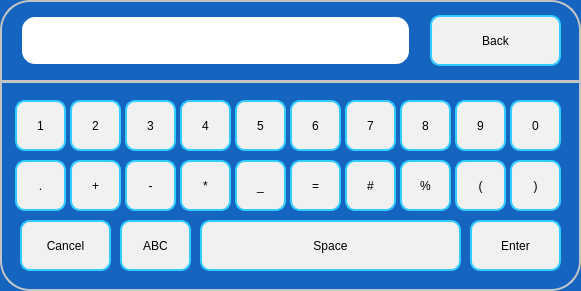
  <widget class="QFrame" name="frNumSpecial">
   <property name="geometry">
    <rect>
     <x>10</x>
     <y>1610</y>
     <width>581</width>
     <height>291</height>
    </rect>
   </property>
   <property name="styleSheet">
    <string notr="true">	 border: 2px solid #C4C4C3;
    border-bottom-color: #C2C7CB; /* same as the pane color */
    border-radius: 30px;
color: rgb(0, 0, 0);
font: 75 16pt &quot;Roboto Medium&quot;;
background-color: rgb(21, 100, 192);</string>
   </property>
   <property name="frameShape">
    <enum>QFrame::StyledPanel</enum>
   </property>
   <property name="frameShadow">
    <enum>QFrame::Raised</enum>
   </property>
   <widget class="QPushButton" name="pbN1SP">
    <property name="geometry">
     <rect>
      <x>15</x>
      <y>100</y>
      <width>51</width>
      <height>51</height>
     </rect>
    </property>
    <property name="focusPolicy">
     <enum>Qt::NoFocus</enum>
    </property>
    <property name="styleSheet">
     <string notr="true">background-color: rgb(241, 241, 241);
border-width: 2px;
border-color:  rgb(51, 204, 255);
border-style: solid;
border-radius: 10;
color: rgb(0, 0, 0);
font: 75 16pt &quot;Roboto Medium&quot;;</string>
    </property>
    <property name="text">
     <string>1</string>
    </property>
   </widget>
   <widget class="QPushButton" name="pbN2SP">
    <property name="geometry">
     <rect>
      <x>70</x>
      <y>100</y>
      <width>51</width>
      <height>51</height>
     </rect>
    </property>
    <property name="focusPolicy">
     <enum>Qt::NoFocus</enum>
    </property>
    <property name="styleSheet">
     <string notr="true">background-color: rgb(241, 241, 241);
border-width: 2px;
border-color:  rgb(51, 204, 255);
border-style: solid;
border-radius: 10;
color: rgb(0, 0, 0);
font: 75 16pt &quot;Roboto Medium&quot;;</string>
    </property>
    <property name="text">
     <string>2</string>
    </property>
   </widget>
   <widget class="QPushButton" name="pbN3SP">
    <property name="geometry">
     <rect>
      <x>125</x>
      <y>100</y>
      <width>51</width>
      <height>51</height>
     </rect>
    </property>
    <property name="focusPolicy">
     <enum>Qt::NoFocus</enum>
    </property>
    <property name="styleSheet">
     <string notr="true">background-color: rgb(241, 241, 241);
border-width: 2px;
border-color:  rgb(51, 204, 255);
border-style: solid;
border-radius: 10;
color: rgb(0, 0, 0);
font: 75 16pt &quot;Roboto Medium&quot;;</string>
    </property>
    <property name="text">
     <string>3</string>
    </property>
   </widget>
   <widget class="QPushButton" name="pbN4SP">
    <property name="geometry">
     <rect>
      <x>180</x>
      <y>100</y>
      <width>51</width>
      <height>51</height>
     </rect>
    </property>
    <property name="focusPolicy">
     <enum>Qt::NoFocus</enum>
    </property>
    <property name="styleSheet">
     <string notr="true">background-color: rgb(241, 241, 241);
border-width: 2px;
border-color:  rgb(51, 204, 255);
border-style: solid;
border-radius: 10;
color: rgb(0, 0, 0);
font: 75 16pt &quot;Roboto Medium&quot;;</string>
    </property>
    <property name="text">
     <string>4</string>
    </property>
   </widget>
   <widget class="QPushButton" name="pbN5SP">
    <property name="geometry">
     <rect>
      <x>235</x>
      <y>100</y>
      <width>51</width>
      <height>51</height>
     </rect>
    </property>
    <property name="focusPolicy">
     <enum>Qt::NoFocus</enum>
    </property>
    <property name="styleSheet">
     <string notr="true">background-color: rgb(241, 241, 241);
border-width: 2px;
border-color:  rgb(51, 204, 255);
border-style: solid;
border-radius: 10;
color: rgb(0, 0, 0);
font: 75 16pt &quot;Roboto Medium&quot;;</string>
    </property>
    <property name="text">
     <string>5</string>
    </property>
   </widget>
   <widget class="QPushButton" name="pbN6SP">
    <property name="geometry">
     <rect>
      <x>290</x>
      <y>100</y>
      <width>51</width>
      <height>51</height>
     </rect>
    </property>
    <property name="focusPolicy">
     <enum>Qt::NoFocus</enum>
    </property>
    <property name="styleSheet">
     <string notr="true">background-color: rgb(241, 241, 241);
border-width: 2px;
border-color:  rgb(51, 204, 255);
border-style: solid;
border-radius: 10;
color: rgb(0, 0, 0);
font: 75 16pt &quot;Roboto Medium&quot;;</string>
    </property>
    <property name="text">
     <string>6</string>
    </property>
   </widget>
   <widget class="QPushButton" name="pbN7SP">
    <property name="geometry">
     <rect>
      <x>345</x>
      <y>100</y>
      <width>51</width>
      <height>51</height>
     </rect>
    </property>
    <property name="focusPolicy">
     <enum>Qt::NoFocus</enum>
    </property>
    <property name="styleSheet">
     <string notr="true">background-color: rgb(241, 241, 241);
border-width: 2px;
border-color:  rgb(51, 204, 255);
border-style: solid;
border-radius: 10;
color: rgb(0, 0, 0);
font: 75 16pt &quot;Roboto Medium&quot;;</string>
    </property>
    <property name="text">
     <string>7</string>
    </property>
   </widget>
   <widget class="QPushButton" name="pbN8SP">
    <property name="geometry">
     <rect>
      <x>400</x>
      <y>100</y>
      <width>51</width>
      <height>51</height>
     </rect>
    </property>
    <property name="focusPolicy">
     <enum>Qt::NoFocus</enum>
    </property>
    <property name="styleSheet">
     <string notr="true">background-color: rgb(241, 241, 241);
border-width: 2px;
border-color:  rgb(51, 204, 255);
border-style: solid;
border-radius: 10;
color: rgb(0, 0, 0);
font: 75 16pt &quot;Roboto Medium&quot;;</string>
    </property>
    <property name="text">
     <string>8</string>
    </property>
   </widget>
   <widget class="QPushButton" name="pbN9SP">
    <property name="geometry">
     <rect>
      <x>455</x>
      <y>100</y>
      <width>51</width>
      <height>51</height>
     </rect>
    </property>
    <property name="focusPolicy">
     <enum>Qt::NoFocus</enum>
    </property>
    <property name="styleSheet">
     <string notr="true">background-color: rgb(241, 241, 241);
border-width: 2px;
border-color:  rgb(51, 204, 255);
border-style: solid;
border-radius: 10;
color: rgb(0, 0, 0);
font: 75 16pt &quot;Roboto Medium&quot;;</string>
    </property>
    <property name="text">
     <string>9</string>
    </property>
   </widget>
   <widget class="QPushButton" name="pbN0SP">
    <property name="geometry">
     <rect>
      <x>510</x>
      <y>100</y>
      <width>51</width>
      <height>51</height>
     </rect>
    </property>
    <property name="focusPolicy">
     <enum>Qt::NoFocus</enum>
    </property>
    <property name="styleSheet">
     <string notr="true">background-color: rgb(241, 241, 241);
border-width: 2px;
border-color:  rgb(51, 204, 255);
border-style: solid;
border-radius: 10;
color: rgb(0, 0, 0);
font: 75 16pt &quot;Roboto Medium&quot;;</string>
    </property>
    <property name="text">
     <string>0</string>
    </property>
   </widget>
   <widget class="QPushButton" name="pbNdotSP">
    <property name="geometry">
     <rect>
      <x>15</x>
      <y>160</y>
      <width>51</width>
      <height>51</height>
     </rect>
    </property>
    <property name="focusPolicy">
     <enum>Qt::NoFocus</enum>
    </property>
    <property name="styleSheet">
     <string notr="true">background-color: rgb(241, 241, 241);
border-width: 2px;
border-color:  rgb(51, 204, 255);
border-style: solid;
border-radius: 10;
color: rgb(0, 0, 0);
font: 75 16pt &quot;Roboto Medium&quot;;</string>
    </property>
    <property name="text">
     <string>.</string>
    </property>
   </widget>
   <widget class="QPushButton" name="pbNplusSP">
    <property name="geometry">
     <rect>
      <x>70</x>
      <y>160</y>
      <width>51</width>
      <height>51</height>
     </rect>
    </property>
    <property name="focusPolicy">
     <enum>Qt::NoFocus</enum>
    </property>
    <property name="styleSheet">
     <string notr="true">background-color: rgb(241, 241, 241);
border-width: 2px;
border-color:  rgb(51, 204, 255);
border-style: solid;
border-radius: 10;
color: rgb(0, 0, 0);
font: 75 16pt &quot;Roboto Medium&quot;;</string>
    </property>
    <property name="text">
     <string>+</string>
    </property>
   </widget>
   <widget class="QPushButton" name="pbNminusSP">
    <property name="geometry">
     <rect>
      <x>125</x>
      <y>160</y>
      <width>51</width>
      <height>51</height>
     </rect>
    </property>
    <property name="focusPolicy">
     <enum>Qt::NoFocus</enum>
    </property>
    <property name="styleSheet">
     <string notr="true">background-color: rgb(241, 241, 241);
border-width: 2px;
border-color:  rgb(51, 204, 255);
border-style: solid;
border-radius: 10;
color: rgb(0, 0, 0);
font: 75 16pt &quot;Roboto Medium&quot;;</string>
    </property>
    <property name="text">
     <string>-</string>
    </property>
   </widget>
   <widget class="QPushButton" name="pbNastricsSP">
    <property name="geometry">
     <rect>
      <x>180</x>
      <y>160</y>
      <width>51</width>
      <height>51</height>
     </rect>
    </property>
    <property name="focusPolicy">
     <enum>Qt::NoFocus</enum>
    </property>
    <property name="styleSheet">
     <string notr="true">background-color: rgb(241, 241, 241);
border-width: 2px;
border-color:  rgb(51, 204, 255);
border-style: solid;
border-radius: 10;
color: rgb(0, 0, 0);
font: 75 16pt &quot;Roboto Medium&quot;;</string>
    </property>
    <property name="text">
     <string>*</string>
    </property>
   </widget>
   <widget class="QPushButton" name="pbNunderSP">
    <property name="geometry">
     <rect>
      <x>235</x>
      <y>160</y>
      <width>51</width>
      <height>51</height>
     </rect>
    </property>
    <property name="focusPolicy">
     <enum>Qt::NoFocus</enum>
    </property>
    <property name="styleSheet">
     <string notr="true">background-color: rgb(241, 241, 241);
border-width: 2px;
border-color:  rgb(51, 204, 255);
border-style: solid;
border-radius: 10;
color: rgb(0, 0, 0);
font: 75 16pt &quot;Roboto Medium&quot;;</string>
    </property>
    <property name="text">
     <string>_</string>
    </property>
   </widget>
   <widget class="QPushButton" name="pbNequalSP">
    <property name="geometry">
     <rect>
      <x>290</x>
      <y>160</y>
      <width>51</width>
      <height>51</height>
     </rect>
    </property>
    <property name="focusPolicy">
     <enum>Qt::NoFocus</enum>
    </property>
    <property name="styleSheet">
     <string notr="true">background-color: rgb(241, 241, 241);
border-width: 2px;
border-color:  rgb(51, 204, 255);
border-style: solid;
border-radius: 10;
color: rgb(0, 0, 0);
font: 75 16pt &quot;Roboto Medium&quot;;</string>
    </property>
    <property name="text">
     <string>=</string>
    </property>
   </widget>
   <widget class="QPushButton" name="pbNhashSP">
    <property name="geometry">
     <rect>
      <x>345</x>
      <y>160</y>
      <width>51</width>
      <height>51</height>
     </rect>
    </property>
    <property name="focusPolicy">
     <enum>Qt::NoFocus</enum>
    </property>
    <property name="styleSheet">
     <string notr="true">background-color: rgb(241, 241, 241);
border-width: 2px;
border-color:  rgb(51, 204, 255);
border-style: solid;
border-radius: 10;
color: rgb(0, 0, 0);
font: 75 16pt &quot;Roboto Medium&quot;;</string>
    </property>
    <property name="text">
     <string>#</string>
    </property>
   </widget>
   <widget class="QPushButton" name="pbNpercentageSP">
    <property name="geometry">
     <rect>
      <x>400</x>
      <y>160</y>
      <width>51</width>
      <height>51</height>
     </rect>
    </property>
    <property name="focusPolicy">
     <enum>Qt::NoFocus</enum>
    </property>
    <property name="styleSheet">
     <string notr="true">background-color: rgb(241, 241, 241);
border-width: 2px;
border-color:  rgb(51, 204, 255);
border-style: solid;
border-radius: 10;
color: rgb(0, 0, 0);
font: 75 16pt &quot;Roboto Medium&quot;;</string>
    </property>
    <property name="text">
     <string>%</string>
    </property>
   </widget>
   <widget class="QPushButton" name="pbNopenbracketSP">
    <property name="geometry">
     <rect>
      <x>455</x>
      <y>160</y>
      <width>51</width>
      <height>51</height>
     </rect>
    </property>
    <property name="focusPolicy">
     <enum>Qt::NoFocus</enum>
    </property>
    <property name="styleSheet">
     <string notr="true">background-color: rgb(241, 241, 241);
border-width: 2px;
border-color:  rgb(51, 204, 255);
border-style: solid;
border-radius: 10;
color: rgb(0, 0, 0);
font: 75 16pt &quot;Roboto Medium&quot;;</string>
    </property>
    <property name="text">
     <string>(</string>
    </property>
   </widget>
   <widget class="QPushButton" name="pbNclosebracketSP">
    <property name="geometry">
     <rect>
      <x>510</x>
      <y>160</y>
      <width>51</width>
      <height>51</height>
     </rect>
    </property>
    <property name="focusPolicy">
     <enum>Qt::NoFocus</enum>
    </property>
    <property name="styleSheet">
     <string notr="true">background-color: rgb(241, 241, 241);
border-width: 2px;
border-color:  rgb(51, 204, 255);
border-style: solid;
border-radius: 10;
color: rgb(0, 0, 0);
font: 75 16pt &quot;Roboto Medium&quot;;</string>
    </property>
    <property name="text">
     <string>)</string>
    </property>
   </widget>
   <widget class="QPushButton" name="pbNcancelSP">
    <property name="geometry">
     <rect>
      <x>20</x>
      <y>220</y>
      <width>91</width>
      <height>51</height>
     </rect>
    </property>
    <property name="focusPolicy">
     <enum>Qt::NoFocus</enum>
    </property>
    <property name="styleSheet">
     <string notr="true">background-color: rgb(241, 241, 241);
border-width: 2px;
border-color:  rgb(51, 204, 255);
border-style: solid;
border-radius: 10;
color: rgb(0, 0, 0);
font: 75 16pt &quot;Roboto Medium&quot;;</string>
    </property>
    <property name="text">
     <string>Cancel</string>
    </property>
   </widget>
   <widget class="QPushButton" name="pbNspaceSP">
    <property name="geometry">
     <rect>
      <x>200</x>
      <y>220</y>
      <width>261</width>
      <height>51</height>
     </rect>
    </property>
    <property name="focusPolicy">
     <enum>Qt::NoFocus</enum>
    </property>
    <property name="styleSheet">
     <string notr="true">background-color: rgb(241, 241, 241);
border-width: 2px;
border-color:  rgb(51, 204, 255);
border-style: solid;
border-radius: 10;
color: rgb(0, 0, 0);
font: 75 16pt &quot;Roboto Medium&quot;;</string>
    </property>
    <property name="text">
     <string>Space</string>
    </property>
   </widget>
   <widget class="QPushButton" name="pbNenterSP">
    <property name="geometry">
     <rect>
      <x>470</x>
      <y>220</y>
      <width>91</width>
      <height>51</height>
     </rect>
    </property>
    <property name="focusPolicy">
     <enum>Qt::NoFocus</enum>
    </property>
    <property name="styleSheet">
     <string notr="true">background-color: rgb(241, 241, 241);
border-width: 2px;
border-color:  rgb(51, 204, 255);
border-style: solid;
border-radius: 10;
color: rgb(0, 0, 0);
font: 75 16pt &quot;Roboto Medium&quot;;</string>
    </property>
    <property name="text">
     <string>Enter</string>
    </property>
   </widget>
   <widget class="QPushButton" name="pbNabcSP">
    <property name="geometry">
     <rect>
      <x>120</x>
      <y>220</y>
      <width>71</width>
      <height>51</height>
     </rect>
    </property>
    <property name="focusPolicy">
     <enum>Qt::NoFocus</enum>
    </property>
    <property name="styleSheet">
     <string notr="true">background-color: rgb(241, 241, 241);
border-width: 2px;
border-color:  rgb(51, 204, 255);
border-style: solid;
border-radius: 10;
color: rgb(0, 0, 0);
font: 75 16pt &quot;Roboto Medium&quot;;</string>
    </property>
    <property name="text">
     <string>ABC</string>
    </property>
   </widget>
   <widget class="QPushButton" name="pbNbackSP">
    <property name="geometry">
     <rect>
      <x>430</x>
      <y>15</y>
      <width>131</width>
      <height>51</height>
     </rect>
    </property>
    <property name="focusPolicy">
     <enum>Qt::NoFocus</enum>
    </property>
    <property name="styleSheet">
     <string notr="true">background-color: rgb(241, 241, 241);
border-width: 2px;
border-color:  rgb(51, 204, 255);
border-style: solid;
border-radius: 10;
color: rgb(0, 0, 0);
font: 75 16pt &quot;Roboto Medium&quot;;</string>
    </property>
    <property name="text">
     <string>Back</string>
    </property>
   </widget>
   <widget class="QLineEdit" name="leNinputSP">
    <property name="geometry">
     <rect>
      <x>20</x>
      <y>15</y>
      <width>391</width>
      <height>51</height>
     </rect>
    </property>
    <property name="focusPolicy">
     <enum>Qt::ClickFocus</enum>
    </property>
    <property name="contextMenuPolicy">
     <enum>Qt::NoContextMenu</enum>
    </property>
    <property name="styleSheet">
     <string notr="true">QLineEdit { 
	padding: 1px 18px 1px 10px;
	background-color: rgb(255,255,255);
	border-width: 2px;
	border-color: rgb(21, 100, 192);
	border-style: solid;
	border-radius: 15;
	color: rgb(0, 0, 0);
	font: 75 16pt &quot;Roboto Medium&quot;;
}
QLineEdit:read-only {
	background-color: rgb(245,245,245);
}
QLineEdit[error=true] {
border-color: red;
}
QLineEdit[error=false] {
border-color: rgb(21, 100, 192);
}</string>
    </property>
    <property name="text">
     <string/>
    </property>
    <property name="maxLength">
     <number>50</number>
    </property>
   </widget>
   <widget class="Line" name="line_3">
    <property name="geometry">
     <rect>
      <x>0</x>
      <y>80</y>
      <width>581</width>
      <height>3</height>
     </rect>
    </property>
    <property name="orientation">
     <enum>Qt::Horizontal</enum>
    </property>
   </widget>
  </widget>
